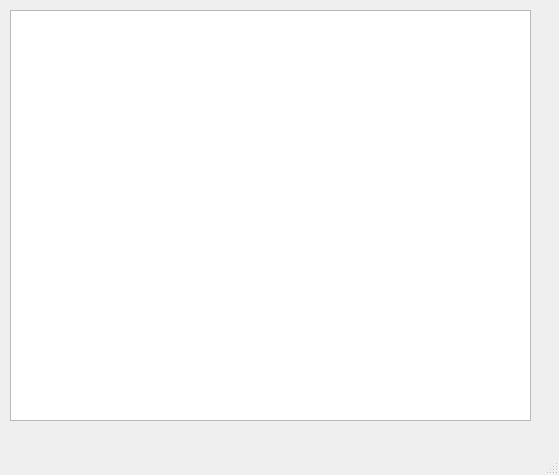
<?xml version="1.0" encoding="UTF-8"?>
<ui version="4.0">
 <class>MainWindow</class>
 <widget class="QMainWindow" name="MainWindow">
  <property name="geometry">
   <rect>
    <x>0</x>
    <y>0</y>
    <width>559</width>
    <height>475</height>
   </rect>
  </property>
  <property name="windowTitle">
   <string>MainWindow</string>
  </property>
  <widget class="QWidget" name="centralwidget">
   <widget class="QTreeView" name="treeView">
    <property name="geometry">
     <rect>
      <x>10</x>
      <y>10</y>
      <width>521</width>
      <height>411</height>
     </rect>
    </property>
   </widget>
  </widget>
  <widget class="QMenuBar" name="menubar">
   <property name="geometry">
    <rect>
     <x>0</x>
     <y>0</y>
     <width>559</width>
     <height>22</height>
    </rect>
   </property>
  </widget>
  <widget class="QStatusBar" name="statusbar"/>
 </widget>
 <resources/>
 <connections/>
</ui>
